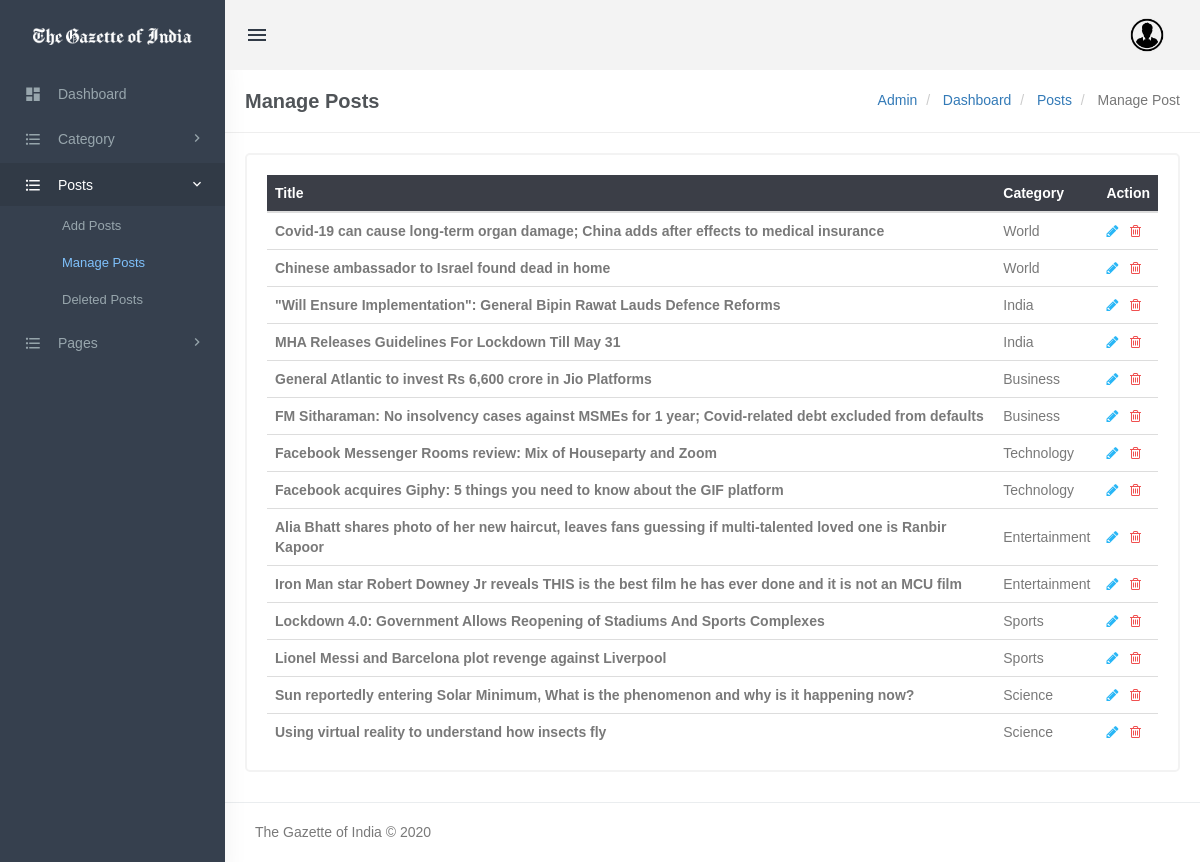
The page /admin/manage-posts.php (signed in) on the database its author committed.
### tables this page shows
CREATE TABLE `posts` (
  `id` int(11) NOT NULL,
  `PostTitle` longtext DEFAULT NULL,
  `CategoryId` int(11) DEFAULT NULL,
  `SubCategoryId` int(11) DEFAULT NULL,
  `PostDetails` longtext DEFAULT NULL,
  `PostingDate` timestamp NULL DEFAULT current_timestamp(),
  `UpdationDate` timestamp NULL DEFAULT NULL ON UPDATE current_timestamp(),
  `Is_Active` int(1) DEFAULT NULL,
  `PostUrl` mediumtext DEFAULT NULL,
  `PostImage` varchar(255) DEFAULT NULL
);

CREATE TABLE `categories` (
  `id` int(11) NOT NULL,
  `CategoryName` varchar(200) DEFAULT NULL,
  `Description` mediumtext DEFAULT NULL,
  `PostingDate` timestamp NULL DEFAULT current_timestamp(),
  `UpdationDate` timestamp NULL DEFAULT NULL,
  `Is_Active` int(1) DEFAULT NULL
);

### admin/manage-posts.php (the view, shortened to what this page needs)
<?php
include('includes/config.php');
if(strlen($_SESSION['login'])==0)
{
    header('location:index.php');
}
else
{
?>
<!doctype html>
<html lang="en">
<head>
    <link href="assets/css/bootstrap.min.css" rel="stylesheet" type="text/css" />
    <link href="assets/css/core.css" rel="stylesheet" type="text/css" />
    <link href="assets/css/components.css" rel="stylesheet" type="text/css" />
    <link href="assets/css/icons.css" rel="stylesheet" type="text/css" />
    <link href="assets/css/menu.css" rel="stylesheet" type="text/css" />
    <link href="assets/css/responsive.css" rel="stylesheet" type="text/css" />
</head>
<body class="fixed-left">
    <div id="wrapper">
        <?php include('includes/topheader.php');?>
        <?php include('includes/leftsidebar.php');?>
        <div class="content-page">
            <div class="content">
                <div class="container">
                    <div class="row">
                        <div class="col-xs-12">
                            <div class="page-title-box">
                                <h4 class="page-title">Manage Posts </h4>
                                <ol class="breadcrumb p-0 m-0">
                                    <li>
                                        <a href="#">Admin</a>
                                    </li>
                                    <li>
                                        <a href="dashboard.php">Dashboard</a>
                                    </li>
                                    <li>
                                        <a href="#">Posts</a>
                                    </li>
                                    <li class="active">
                                        Manage Post
                                    </li>
                                </ol>
                                <div class="clearfix"></div>
                            </div>
                        </div>
                    </div>
                    <div class="row">
                        <div class="col-sm-12">
                            <div class="card-box">
                                <div class="table-responsive">
                                    <table class="table table-colored table-centered table-inverse m-0">
                                        <thead>
                                            <tr>
                                                <th>Title</th>
                                                <th>Category</th>
                                                <th>Action</th>
                                            </tr>
                                        </thead>
                                        <tbody>
                                            <?php
                                            $query=mysqli_query($con,"select posts.id as postid,posts.PostTitle as title,categories.CategoryName as category from posts left join categories on categories.id=posts.CategoryId where posts.Is_Active=1 ");
                                            $rowcount=mysqli_num_rows($query);
                                            if($rowcount==0)
                                            {
                                            ?>
                                            <tr>
                                                <td colspan="4" align="center">
                                                    <h3 style="color:red">No record found</h3>
                                                </td>
                                            <tr>
                                                <?php
                                            }
                                            else
                                            {
                                                while($row=mysqli_fetch_array($query))
                                                {
                                                    ?>
                                            <tr>
                                                <td><b><?php echo htmlentities($row['title']);?></b></td>
                                                <td><?php echo htmlentities($row['category'])?></td>
                                                <td>
                                                    <a href="edit-post.php?pid=<?php echo htmlentities($row['postid']);?>">
                                                        <i class="fa fa-pencil" style="color: #29b6f6;"></i>
                                                    </a>
                                                    <a href="manage-posts.php?pid=<?php echo htmlentities($row['postid']);?>&&action=del" onclick="return confirm('Do you reaaly want to delete?')">
                                                        <i class="fa fa-trash-o" style="color: #f05050"></i>
                                                    </a>
                                                </td>
                                            </tr>
                                            <?php } }?>
                                        </tbody>
                                    </table>
                                </div>
                            </div>
                        </div>
                    </div>
                </div>
            </div>
            <?php include('includes/footer.php');?>
        </div>
    </div>
</body>
</html>
<?php } ?>

### admin/assets/css/core.css (style rules this page uses)
body { font-family: 'Varela Round', sans-serif; margin: 0; padding-bottom: 60px; overflow-x: hidden; color: #797979; }
html { position: relative; min-height: 100%; }
.h1, .h2, .h3, .h4, .h5, .h6, h1, h2, h3, h4, h5, h6 { color: #505458; font-family: 'Hind Madurai', sans-serif; margin: 10px 0; }
* { outline: none !important; }
b, strong { font-weight: 600; font-family: 'Hind Madurai', sans-serif; }
.container { width: auto; }
#wrapper { height: 100%; overflow: hidden; width: 100%; }
.p-0 { padding: 0 !important; }
.m-0 { margin: 0 !important; }
.card-box { padding: 20px; border: 2px solid #f3f3f3; -webkit-border-radius: 5px; border-radius: 5px; -moz-border-radius: 5px; background-clip: padding-box; margin-bottom: 20px; background-color: #ffffff; }
.row { margin-right: -10px; margin-left: -10px; }
.col-lg-1, .col-lg-10, .col-lg-11, .col-lg-12, .col-lg-2, .col-lg-3, .col-lg-4, .col-lg-5, .col-lg-6, .col-lg-7, .col-lg-8, .col-lg-9, .col-md-1, .col-md-10, .col-md-11, .col-md-12, .col-md-2, .col-md-3, .col-md-4, .col-md-5, .col-md-6, .col-md-7, .col-md-8, .col-md-9, .col-sm-1, .col-sm-10, .col-sm-11, .col-sm-12, .col-sm-2, .col-sm-3, .col-sm-4, .col-sm-5, .col-sm-6, .col-sm-7, .col-sm-8, .col-sm-9, .col-xs-1, .col-xs-10, .col-xs-11, .col-xs-12, .col-xs-2, .col-xs-3, .col-xs-4, .col-xs-5, .col-xs-6, .col-xs-7, .col-xs-8, .col-xs-9 { padding-left: 10px; padding-right: 10px; }
.breadcrumb { background-color: transparent; margin-bottom: 15px; padding-top: 10px; padding-left: 0; }

### admin/assets/css/menu.css (style rules this page uses)
.content-page { margin-left: 225px; overflow: hidden; }
.content-page .content { padding: 0 5px 10px 5px; margin-top: 70px; }
.page-title { font-size: 20px; margin-bottom: 0; margin-top: 0; font-weight: 600; }
.page-title-box { padding: 20px; border-bottom: 1px solid #eee; margin: 0 -20px 20px -20px; }
.page-title-box .page-title { margin-bottom: 0; float: left; }
.page-title-box .breadcrumb { float: right; background-color: transparent !important; }

### rows shown on the page
posts: PostTitle "Covid-19 can cause long-term organ damage; China adds after effects to medical insurance", CategoryId.CategoryName "World"
posts: PostTitle "Chinese ambassador to Israel found dead in home", CategoryId.CategoryName "World"
posts: PostTitle "\"Will Ensure Implementation\": General Bipin Rawat Lauds Defence Reforms", CategoryId.CategoryName "India"
posts: PostTitle "MHA Releases Guidelines For Lockdown Till May 31", CategoryId.CategoryName "India"
posts: PostTitle "General Atlantic to invest Rs 6,600 crore in Jio Platforms", CategoryId.CategoryName "Business"
posts: PostTitle "FM Sitharaman: No insolvency cases against MSMEs for 1 year; Covid-related debt excluded from defaults", CategoryId.CategoryName "Business"
posts: PostTitle "Facebook Messenger Rooms review: Mix of Houseparty and Zoom", CategoryId.CategoryName "Technology"
posts: PostTitle "Facebook acquires Giphy: 5 things you need to know about the GIF platform", CategoryId.CategoryName "Technology"
posts: PostTitle "Alia Bhatt shares photo of her new haircut, leaves fans guessing if multi-talented loved one is Ranbir Kapoor", CategoryId.CategoryName "Entertainment"
posts: PostTitle "Iron Man star Robert Downey Jr reveals THIS is the best film he has ever done and it is not an MCU film", CategoryId.CategoryName "Entertainment"
posts: PostTitle "Lockdown 4.0: Government Allows Reopening of Stadiums And Sports Complexes", CategoryId.CategoryName "Sports"
posts: PostTitle "Lionel Messi and Barcelona plot revenge against Liverpool", CategoryId.CategoryName "Sports"
posts: PostTitle "Sun reportedly entering Solar Minimum, What is the phenomenon and why is it happening now?", CategoryId.CategoryName "Science"
posts: PostTitle "Using virtual reality to understand how insects fly", CategoryId.CategoryName "Science"
